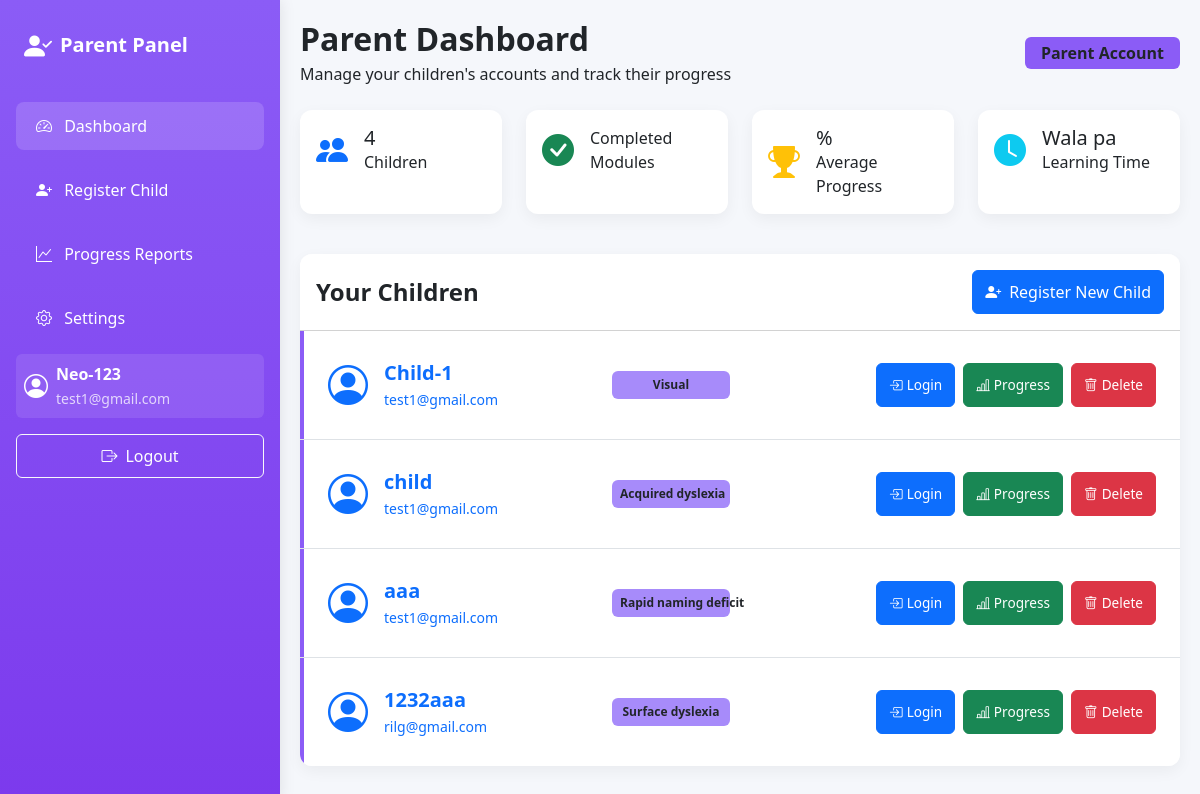
/dashboard/parent/ (signed in), run on an earlier commit of the app's database.
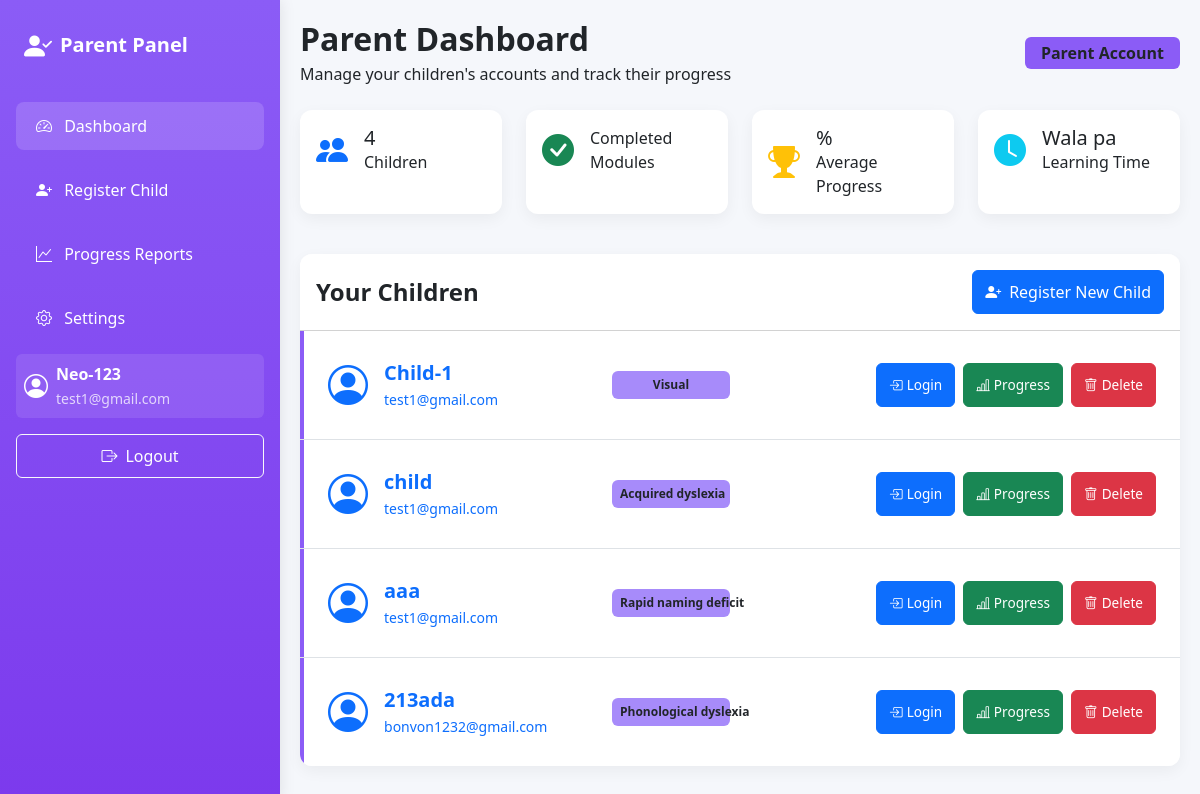
And on a later commit of the database.
### accounts/models.py (models this page shows, shortened)
class ChildProfile(models.Model):
    child = models.OneToOneField(
        settings.AUTH_USER_MODEL,
        on_delete=models.CASCADE,
        related_name="profile"
    )
    parent = models.ForeignKey(
        settings.AUTH_USER_MODEL,
        on_delete=models.CASCADE,
        related_name="children_profiles",
        null=True, blank=True  # ✅ Independent users don’t need a parent
    )
    dyslexia_type = models.CharField(
        max_length=50,
        choices=DYSLEXIA_CHOICES,
        null=True, blank=True   # ✅ allow empty until chosen
    )

class CustomUser(AbstractUser):
    ROLE_CHOICES = (
        ("PARENT", "Parent"),
        ("CHILD", "Child"),
        ("INDEPENDENT", "Independent"),
    )
    role = models.CharField(max_length=20, choices=ROLE_CHOICES, default="CHILD")

### accounts/views.py (the view)
# urls.py: path("dashboard/parent/", views.parent_dashboard, name="parent_dashboard"),
@login_required
@user_passes_test(is_parent, login_url='/access-denied/')
def parent_dashboard(request):
    if request.user.role != "PARENT":
        return HttpResponseForbidden("Only parents can access this page.")
    children_profiles = ChildProfile.objects.filter(parent=request.user)
    return render(request, "accounts/parent_dashboard.html", {"children": children_profiles})

### accounts/views.py (called while the page is built)
def is_parent(user):
    return user.is_authenticated and user.role == 'PARENT'

### templates/accounts/parent_dashboard.html (shortened to what the changed rows need)
<!DOCTYPE html>
<html lang="en">
<head>
    <link href="https://cdn.jsdelivr.net/npm/bootstrap@5.3.3/dist/css/bootstrap.min.css" rel="stylesheet">
    <link rel="stylesheet" href="https://cdn.jsdelivr.net/npm/bootstrap-icons@1.11.3/font/bootstrap-icons.css">
</head>
<body>
    <div class="d-flex">
        <main class="main-content flex-grow-1">
            {% if request.user.is_authenticated and request.user.role == 'PARENT' %}
            <div class="d-flex justify-content-between align-items-center mb-4 dashboard-header">
                <div>
                    <h2 class="fw-bold text-dark mb-1">Parent Dashboard</h2>
                </div>
            </div>
            <div class="card dashboard-card">
                <div class="card-body p-0">
                    {% if children %}
                    <div class="list-group list-group-flush">
                        {% for profile in children %}
                        <div class="list-group-item p-0">
                            <div class="child-card p-4">
                                <div class="row align-items-center">
                                    <div class="col-lg-4 col-md-12 mb-3 mb-lg-0">
                                        <a href="{% url 'child_dashboard' profile.child.id %}" class="text-decoration-none d-flex align-items-center">
                                            <div class="flex-shrink-0">
                                                <i class="bi bi-person-circle fs-1 text-primary me-3"></i>
                                            </div>
                                            <div class="flex-grow-1">
                                                <h5 class="fw-bold text-dark mb-1">{{ profile.child.username }}</h5>
                                                <p class="text-muted mb-0 small">{{ profile.child.email }}</p>
                                            </div>
                                        </a>
                                    </div>
                                    <div class="col-lg-2 col-md-12 mb-3 mb-lg-0">
                                        {% if profile.dyslexia_type %}
                                        <span class="badge badge-dyslexia p-2 w-100">{{ profile.dyslexia_type }}</span>
                                        {% else %}
                                        <span class="badge bg-secondary p-2 w-100 text-white">Not Set</span>
                                        {% endif %}
                                    </div>
                                    <div class="col-lg-6 col-md-12">
                                        <div class="d-flex flex-wrap gap-2 justify-content-lg-end">
                                            <button class="btn btn-primary btn-action btn-mobile-friendly" data-bs-toggle="modal" data-bs-target="#loginModal"
                                                    data-child-id="{{ profile.child.id }}" data-username="{{ profile.child.username }}">
                                                <i class="bi bi-box-arrow-in-right me-1"></i> <span class="d-none d-sm-inline">Login</span>
                                            </button>
                                            <button class="btn btn-success btn-action btn-mobile-friendly" data-bs-toggle="modal" data-bs-target="#progressModal"
                                                    data-child-id="{{ profile.child.id }}" data-username="{{ profile.child.username }}"
                                                    data-email="{{ profile.child.email }}" data-dyslexia="{{ profile.dyslexia_type|default:'Not Set' }}">
                                                <i class="bi bi-bar-chart-line me-1"></i> <span class="d-none d-sm-inline">Progress</span>
                                            </button>
                                            <button class="btn btn-danger btn-action btn-mobile-friendly" data-bs-toggle="modal" data-bs-target="#deleteModal"
                                                    data-child-id="{{ profile.child.id }}" data-username="{{ profile.child.username }}">
                                                <i class="bi bi-trash me-1"></i> <span class="d-none d-sm-inline">Delete</span>
                                            </button>
                                        </div>
                                    </div>
                                </div>
                            </div>
                        </div>
                        {% endfor %}
                    </div>
                    {% endif %}
                </div>
            </div>
            {% endif %}
        </main>
    </div>
</body>
</html>

What changed in the data, as far as the page shows it:
removed ChildProfile: child.username "1232aaa", child.email "rilg@gmail.com", dyslexia_type "Surface dyslexia"
added ChildProfile: child.username "213ada", child.email "bonvon1232@gmail.com", dyslexia_type "Phonological dyslexia"
